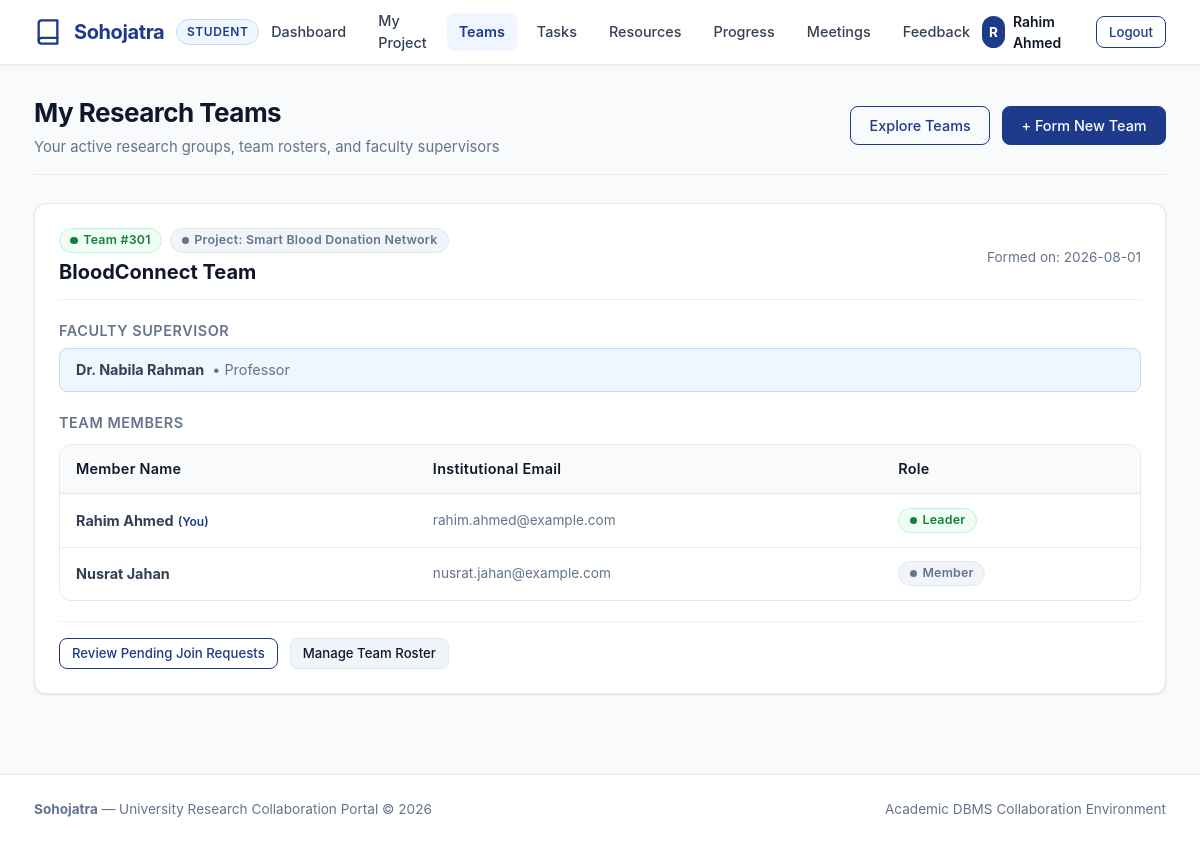
The app's page /view_team.php (signed in) with its own data.
### tables this page shows
CREATE TABLE `team` (
  `Team_ID` int(11) NOT NULL,
  `Creation_Date` date NOT NULL,
  `Faculty_ID` int(11) DEFAULT NULL,
  `Team_Name` varchar(50) NOT NULL,
  `Project_ID` int(11) NOT NULL
);

CREATE TABLE `project` (
  `Project_ID` int(11) NOT NULL,
  `Title` varchar(150) NOT NULL,
  `Student_ID` int(11) DEFAULT NULL,
  `Domain` varchar(50) DEFAULT NULL,
  `Admin_ID` int(11) DEFAULT NULL,
  `Description` text DEFAULT NULL,
  `Status` varchar(30) NOT NULL,
  `Creation_Date` date NOT NULL
);

CREATE TABLE `user` (
  `User_ID` int(11) NOT NULL,
  `First_Name` varchar(50) NOT NULL,
  `Last_Name` varchar(50) NOT NULL,
  `Department` varchar(100) NOT NULL,
  `Email` varchar(100) NOT NULL,
  `Password` varchar(255) NOT NULL
);

CREATE TABLE `faculty` (
  `Faculty_ID` int(11) NOT NULL,
  `Designation` varchar(100) NOT NULL
);

CREATE TABLE `joins` (
  `User_ID` int(11) NOT NULL,
  `Team_ID` int(11) NOT NULL,
  `Role` varchar(50) NOT NULL,
  `Date` date NOT NULL
);

### view_team.php (the view, shortened to what this page needs)
<?php
include 'db.php';
$student_id = (int)$_SESSION['user_id'];
$sql = "SELECT Team.Team_ID,
               Team.Team_Name,
               Team.Project_ID,
               Team.Creation_Date,
               Team.Faculty_ID,
               p.Title AS Project_Title,
               f_user.First_Name AS Faculty_First,
               f_user.Last_Name AS Faculty_Last,
               fac.Designation
        FROM Team
        JOIN Joins ON Team.Team_ID = Joins.Team_ID
        LEFT JOIN Project p ON Team.Project_ID = p.Project_ID
        LEFT JOIN Faculty fac ON Team.Faculty_ID = fac.Faculty_ID
        LEFT JOIN User f_user ON fac.Faculty_ID = f_user.User_ID
        WHERE Joins.User_ID = ?
        ORDER BY Team.Team_ID DESC";
$stmt = $conn->prepare($sql);
$stmt->bind_param("i", $student_id);
$stmt->execute();
$result = $stmt->get_result();
include 'includes/header.php';
include 'includes/navbar.php';
?>
<main class="main-content">
    <div class="container">
        <div class="page-header">
            <div>
                <h1 class="page-title">My Research Teams</h1>
                <p class="page-subtitle">Your active research groups, team rosters, and faculty supervisors</p>
            </div>
            <div class="page-actions">
                <a href="join_team.php" class="btn btn-outline">Explore Teams</a>
                <a href="create_team.php" class="btn btn-primary">+ Form New Team</a>
            </div>
        </div>
        <?php if ($result && $result->num_rows > 0): ?>
            <?php while ($team = $result->fetch_assoc()): ?>
                <?php
                $team_id = (int)$team['Team_ID'];
                $member_sql = "SELECT User.User_ID,
                                      User.First_Name,
                                      User.Last_Name,
                                      User.Email,
                                      Joins.Role
                               FROM User
                               JOIN Joins ON User.User_ID = Joins.User_ID
                               WHERE Joins.Team_ID = ?
                               ORDER BY (Joins.Role = 'Leader') DESC, User.First_Name ASC";
                $m_stmt = $conn->prepare($member_sql);
                $m_stmt->bind_param("i", $team_id);
                $m_stmt->execute();
                $members = $m_stmt->get_result();
                $is_leader = false;
                ?>
                <div class="card" style="margin-bottom: 2rem;">
                    <div class="card-header" style="flex-wrap: wrap; gap: 0.75rem;">
                        <div>
                            <div style="display: flex; align-items: center; gap: 0.5rem; margin-bottom: 0.25rem;">
                                <span class="badge badge-active">Team #<?php echo htmlspecialchars($team['Team_ID']); ?></span>
                                <?php if (!empty($team['Project_ID'])): ?>
                                    <span class="badge badge-low">
                                        Project: <?php echo htmlspecialchars(!empty($team['Project_Title']) ? $team['Project_Title'] : '#' . $team['Project_ID']); ?>
                                    </span>
                                <?php endif; ?>
                            </div>
                            <h2 style="font-size: 1.25rem; font-weight: 700; color: var(--text-main);">
                                <?php echo htmlspecialchars($team['Team_Name']); ?>
                            </h2>
                        </div>
                        <div style="font-size: 0.85rem; color: var(--text-muted);">
                            Formed on: <?php echo htmlspecialchars($team['Creation_Date']); ?>
                        </div>
                    </div>
                    <div class="card-body">
                        <div style="margin-bottom: 1.25rem;">
                            <h3 style="font-size: 0.9rem; font-weight: 600; text-transform: uppercase; letter-spacing: 0.04em; color: var(--text-muted); margin-bottom: 0.4rem;">
                                Faculty Supervisor
                            </h3>
                            <?php if (!empty($team['Faculty_First'])): ?>
                                <div style="display: flex; align-items: center; gap: 0.5rem; padding: 0.65rem 1rem; background: var(--primary-light); border: 1px solid var(--primary-border); border-radius: var(--radius-md); font-size: 0.9rem;">
                                    <strong>Dr. <?php echo htmlspecialchars($team['Faculty_First'] . ' ' . $team['Faculty_Last']); ?></strong>
                                    <span style="color: var(--text-muted);">
                                        &bull; <?php echo htmlspecialchars(!empty($team['Designation']) ? $team['Designation'] : 'Faculty'); ?>
                                    </span>
                                </div>
                            <?php else: ?>
                                <p style="color: var(--text-muted); font-size: 0.875rem;">No faculty supervisor assigned yet.</p>
                            <?php endif; ?>
                        </div>
                        <div>
                            <h3 style="font-size: 0.9rem; font-weight: 600; text-transform: uppercase; letter-spacing: 0.04em; color: var(--text-muted); margin-bottom: 0.6rem;">
                                Team Members
                            </h3>
                            <div class="table-responsive">
                                <table class="table">
                                    <thead>
                                        <tr>
                                            <th>Member Name</th>
                                            <th>Institutional Email</th>
                                            <th>Role</th>
                                        </tr>
                                    </thead>
                                    <tbody>
                                        <?php while ($member = $members->fetch_assoc()): ?>
                                            <?php
                                            if ((int)$member['User_ID'] === $student_id && $member['Role'] === 'Leader') {
                                                $is_leader = true;
                                            }
                                            $role_class = ($member['Role'] === 'Leader') ? 'badge-active' : 'badge-low';
                                            ?>
                                            <tr>
                                                <td>
                                                    <strong><?php echo htmlspecialchars($member['First_Name'] . ' ' . $member['Last_Name']); ?></strong>
                                                    <?php if ((int)$member['User_ID'] === $student_id): ?>
                                                        <span style="font-size: 0.75rem; color: var(--primary); font-weight: 600;">(You)</span>
                                                    <?php endif; ?>
                                                </td>
                                                <td style="color: var(--text-muted); font-size: 0.85rem;">
                                                    <?php echo htmlspecialchars($member['Email']); ?>
                                                </td>
                                                <td>
                                                    <span class="badge <?php echo $role_class; ?>">
                                                        <?php echo htmlspecialchars($member['Role']); ?>
                                                    </span>
                                                </td>
                                            </tr>
                                        <?php endwhile; ?>
                                    </tbody>
                                </table>
                            </div>
                        </div>
                        <?php if ($is_leader): ?>
                            <div style="margin-top: 1.25rem; padding-top: 1rem; border-top: 1px solid var(--border-subtle); display: flex; gap: 0.75rem;">
                                <a href="team_requests.php" class="btn btn-sm btn-outline">
                                    Review Pending Join Requests
                                </a>
                                <a href="manage_teams.php" class="btn btn-sm btn-secondary">
                                    Manage Team Roster
                                </a>
                            </div>
                        <?php endif; ?>
                    </div>
                </div>
            <?php endwhile; ?>
        <?php endif; ?>
    </div>
</main>
<?php include 'includes/footer.php'; ?>

### records on screen
team: Team_ID "301", Project_ID.Title "Smart Blood Donation Network", Team_Name "BloodConnect Team", Creation_Date "2026-08-01", user.First_Name+Last_Name "Nabila Rahman", Faculty_ID.Designation "Professor"
user: First_Name+Last_Name "Rahim Ahmed", shows "(You)", Email "rahim.ahmed@example.com", joins.Role "Leader"
user: First_Name+Last_Name "Nusrat Jahan", Email "nusrat.jahan@example.com", joins.Role "Member"

### other values on screen
$role "STUDENT"
$user_initial "R"
$user_name "Rahim Ahmed"
